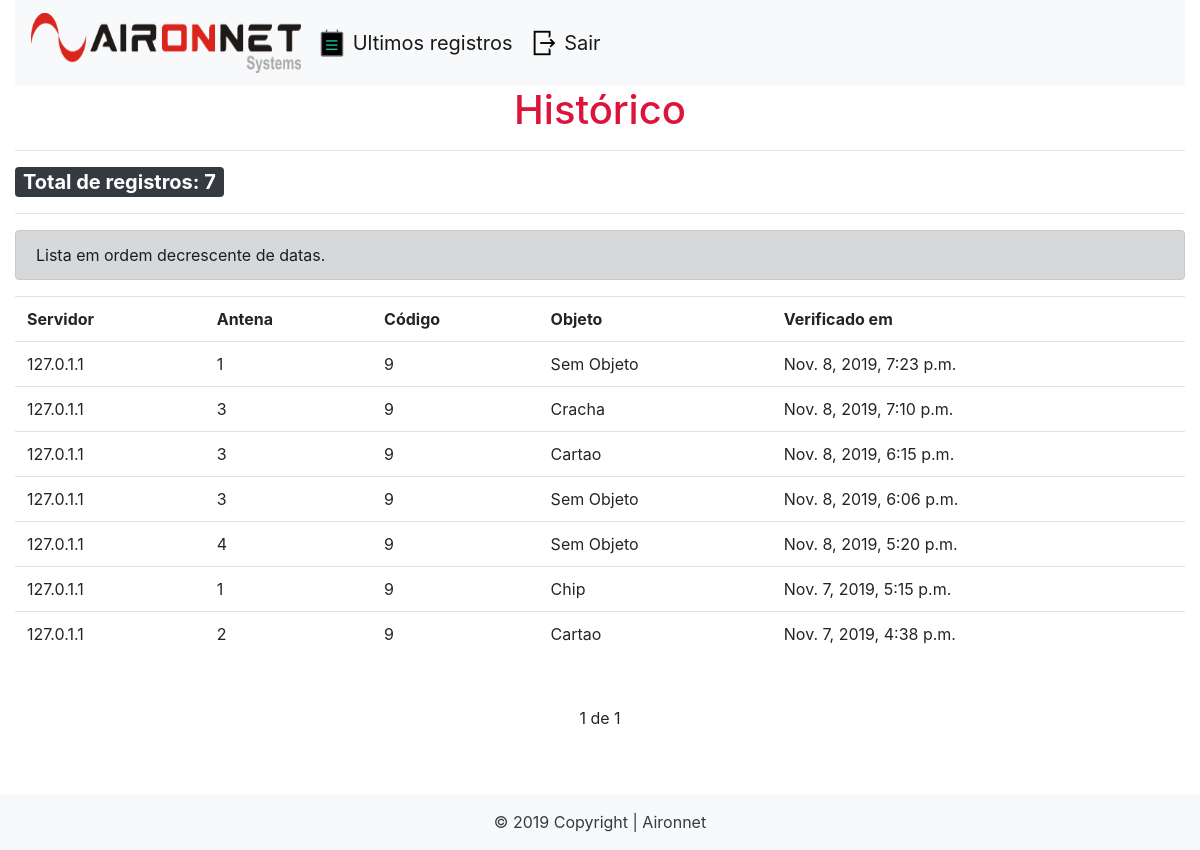
/lista/historico/9 (signed in), run on an earlier commit of the app's database.
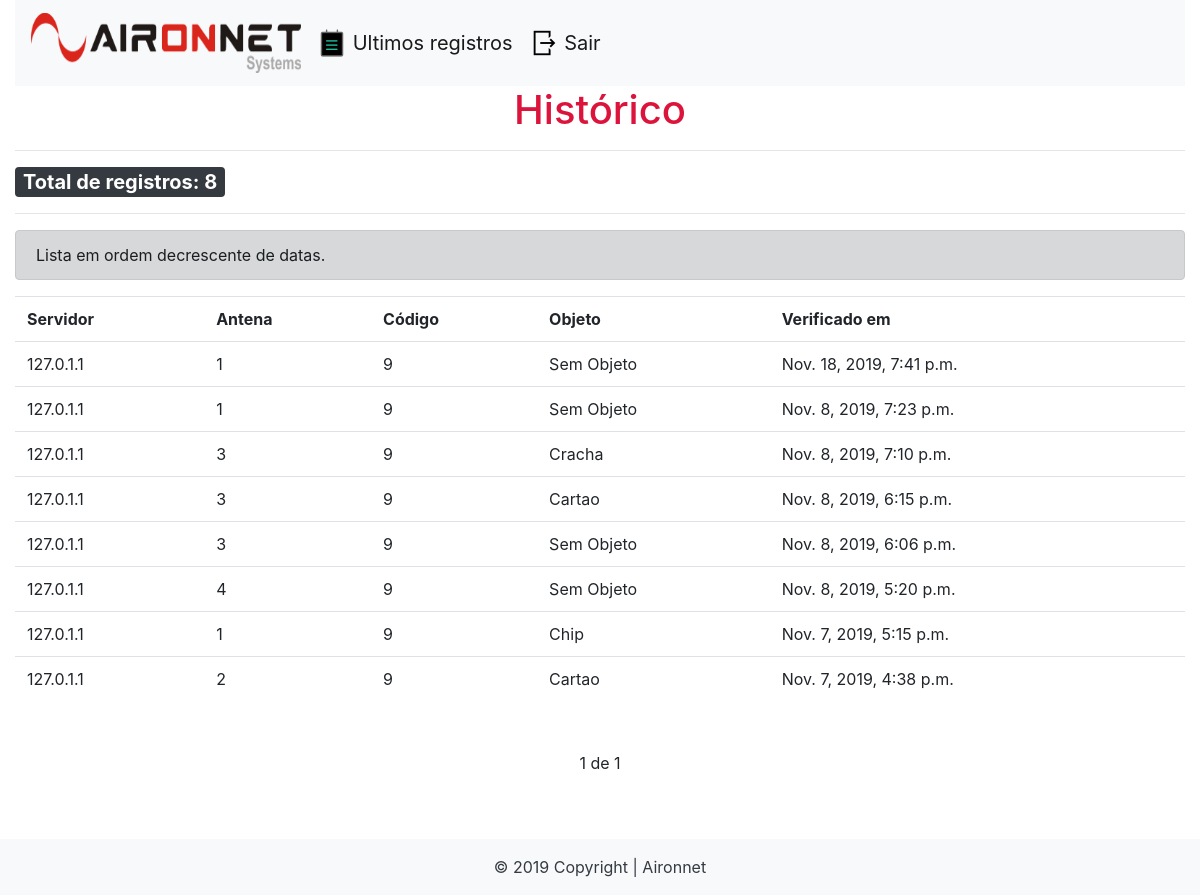
And on a later commit of the database.
### list/models.py (models this page shows, shortened)
class Historico(models.Model):
	server = models.CharField(max_length=15)
	antena = models.CharField(max_length=10)
	date = models.DateTimeField(default=datetime.now)
	code = models.TextField()
	objeto = models.CharField(max_length=100)

### list/views.py (the view)
# urls.py: path('lista/historico/<str:code>', views.historico, name='historico'),
@login_required
def historico(request, code):
	total = Historico.objects.filter(code=code).count()
	his = list(Historico.objects.filter(code=code).order_by('-date'))
	paginator = Paginator(his, 10)
	page = request.GET.get('page')
	hist = paginator.get_page(page)
	if not hist:
		return render(request, '404.html')
	template_name = 'historico.html'
	return render(request, template_name, {'hist':hist, 'code':code, 'total':total })

### list/templates/historico.html (shortened to what this page needs)
{% extends 'base.html' %}
{% load static %}
{% block content %}
<table class="table">
	<h1 id="h1-center">Histórico</h1>
	<hr>
	<span class="badge badge-dark">Total de registros: {{ total }}</span>
	<hr>
	<div class="alert alert-dark" role="alert">
			Lista em ordem decrescente de datas.
	</div>
	<tr>
		<th>Servidor</th> <th>Antena</th> <th>Código</th> <th>Objeto</th>
		<th>Verificado em</th>
	</tr>
	{% for hist in hist %}
		{% if hist.objeto %}
			<tr class="hover">
				<td>{{hist.server}}</td> <td>{{hist.antena}}</td> <td>{{hist.code}}</td> <td>{{hist.objeto}}</td><td>{{ hist.date }}</td>
			</tr>
		{% else %}
			<tr class="hover">
					<td>{{hist.server}}</td> <td>{{hist.antena}}</td> <td>{{hist.code}}</td> <td>Sem Objeto</td><td>{{ hist.date }}</td>
			</tr>
		{% endif %}
	{% endfor %}
</table>
<div class="pagination">
	<span class="step-links">
		{% if hist.paginator.num_pages %}
			<span class="current">
				{{ hist.number }} de {{ hist.paginator.num_pages }}
			</span>
		{% endif %}
	</span>
</div>
{% endblock %}

What changed in the data, as far as the page shows it:
added Historico: server "127.0.1.1", antena "1", code "9", date "Nov. 18, 2019, 7:41 p.m."
Also different on the page:
{{ total }}: "7" → "8"
